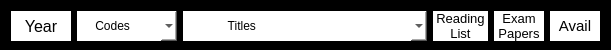
        <widget class="QFrame" name="frame_13">
         <property name="geometry">
          <rect>
           <x>10</x>
           <y>10</y>
           <width>611</width>
           <height>50</height>
          </rect>
         </property>
         <property name="minimumSize">
          <size>
           <width>60</width>
           <height>50</height>
          </size>
         </property>
         <property name="styleSheet">
          <string notr="true">background-color: rgb(158, 158, 158);
border-color: rgb(146, 186, 239);
background-color: rgb(0,0,0);
border-color: rgb(146, 186, 239);
border: 1px rgb(188, 183, 183);

border: 1px rgb(188, 183, 183);</string>
         </property>
         <layout class="QHBoxLayout" name="horizontalLayout_11">
          <item>
           <widget class="QPushButton" name="pushButton_36">
            <property name="minimumSize">
             <size>
              <width>25</width>
              <height>30</height>
             </size>
            </property>
            <property name="maximumSize">
             <size>
              <width>60</width>
              <height>16777215</height>
             </size>
            </property>
            <property name="font">
             <font>
              <family>Cantarell</family>
              <pointsize>12</pointsize>
              <weight>9</weight>
              <italic>false</italic>
              <bold>false</bold>
             </font>
            </property>
            <property name="styleSheet">
             <string notr="true">font: 75 12pt &quot;Cantarell&quot;;
background-color: rgb(255, 255, 255);</string>
            </property>
            <property name="text">
             <string>Year</string>
            </property>
           </widget>
          </item>
          <item>
           <widget class="QComboBox" name="comboBox_9">
            <property name="minimumSize">
             <size>
              <width>100</width>
              <height>30</height>
             </size>
            </property>
            <property name="maximumSize">
             <size>
              <width>100</width>
              <height>16777215</height>
             </size>
            </property>
            <property name="styleSheet">
             <string notr="true">font: 75 12pt &quot;Cantarell&quot;;
background-color: rgb(255, 255, 255);</string>
            </property>
            <item>
             <property name="text">
              <string>    Codes</string>
             </property>
            </item>
           </widget>
          </item>
          <item>
           <widget class="QComboBox" name="comboBox_4">
            <property name="minimumSize">
             <size>
              <width>150</width>
              <height>30</height>
             </size>
            </property>
            <property name="styleSheet">
             <string notr="true">font: 75 12pt &quot;Cantarell&quot;;
background-color: rgb(255, 255, 255);</string>
            </property>
            <item>
             <property name="text">
              <string>            Titles</string>
             </property>
            </item>
           </widget>
          </item>
          <item>
           <widget class="QPushButton" name="pushButton_35">
            <property name="minimumSize">
             <size>
              <width>55</width>
              <height>30</height>
             </size>
            </property>
            <property name="maximumSize">
             <size>
              <width>50</width>
              <height>16777215</height>
             </size>
            </property>
            <property name="font">
             <font>
              <family>Cantarell</family>
              <pointsize>10</pointsize>
              <weight>9</weight>
              <italic>false</italic>
              <bold>false</bold>
             </font>
            </property>
            <property name="styleSheet">
             <string notr="true">font: 75 10pt &quot;Cantarell&quot;;
background-color: rgb(255, 255, 255);</string>
            </property>
            <property name="text">
             <string>Reading
List</string>
            </property>
           </widget>
          </item>
          <item>
           <widget class="QPushButton" name="pushButton_39">
            <property name="minimumSize">
             <size>
              <width>50</width>
              <height>30</height>
             </size>
            </property>
            <property name="maximumSize">
             <size>
              <width>50</width>
              <height>16777215</height>
             </size>
            </property>
            <property name="font">
             <font>
              <family>Cantarell</family>
              <pointsize>10</pointsize>
              <weight>9</weight>
              <italic>false</italic>
              <bold>false</bold>
             </font>
            </property>
            <property name="styleSheet">
             <string notr="true">font: 75 10pt &quot;Cantarell&quot;;
background-color: rgb(255, 255, 255);</string>
            </property>
            <property name="text">
             <string>Exam
Papers</string>
            </property>
           </widget>
          </item>
          <item>
           <widget class="QPushButton" name="pushButton_38">
            <property name="minimumSize">
             <size>
              <width>4</width>
              <height>30</height>
             </size>
            </property>
            <property name="maximumSize">
             <size>
              <width>50</width>
              <height>16777215</height>
             </size>
            </property>
            <property name="font">
             <font>
              <family>Cantarell</family>
              <pointsize>11</pointsize>
              <weight>9</weight>
              <italic>false</italic>
              <bold>false</bold>
             </font>
            </property>
            <property name="styleSheet">
             <string notr="true">font: 75 11pt &quot;Cantarell&quot;;
background-color: rgb(255, 255, 255);</string>
            </property>
            <property name="text">
             <string>Avail</string>
            </property>
           </widget>
          </item>
         </layout>
        </widget>
